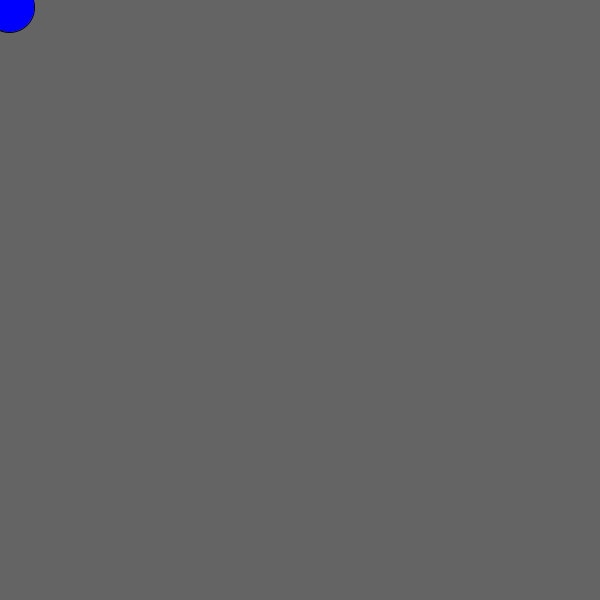
Frame 1 (no input)
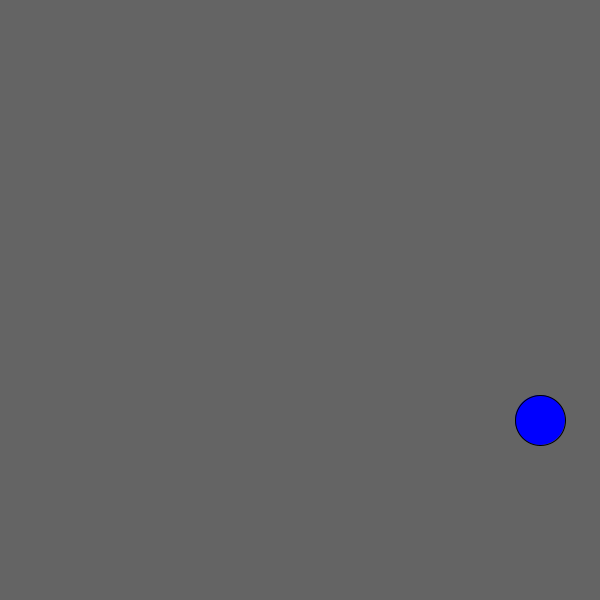
Frame 60 (the mouse pressed at the canvas centre just before this capture)
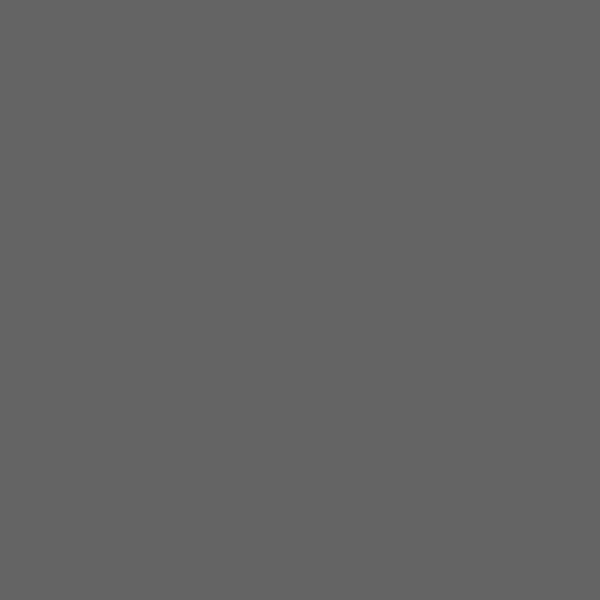
Frame 120 (the mouse held since frame 60 and released just before this capture)

The Processing sketch that drew these frames (run headless with seeded random() and noise(); from frame 60 on, the mouse is pressed at the canvas centre):

// Processing sketch: Class
// ── Class.pde
class Ball
{
  PVector pos;
  int size;
  PVector spd = new PVector(0, 0);
  int nombreAleatoirex = 1 + (int)(Math.random() * ((20 - 1) + 1));
  int nombreAleatoirey = 1 + (int)(Math.random() * ((20 - 1) + 1));
  int sens = 1;
  int sensx = 1;
  
  Ball(int _size)
  {
    pos = new PVector(width/2, height/2);
    size = _size;
  }
  
  void display()
  {
    ellipse(pos.x, pos.y, size, size);
  }
  
  void movement()
  {
    spd.x = spd.x + nombreAleatoirex;
    spd.y = spd.y + nombreAleatoirey;
    
    
    ellipse(spd.x, spd.y, size, size);
    
  }
  
  void stayln()
  {
    if(sens == 1)
{
if(spd.y <= height )
{
 sens = 1;
}
 else
{
sens = 0;
 pos.y = pos.y-nombreAleatoirey;}
}
else
{
  if(pos.y == 0)
{
 sens = 1;
 pos.y = pos.y+nombreAleatoirey;}
 else
 {
 sens = 0;
 pos.y = pos.y-nombreAleatoirey;}
}

if(sensx == 1)
{
if(pos.x <= width)
{
 sensx = 1;
 pos.x = pos.x+nombreAleatoirex;}
 else
 {
 sensx = 0;
 pos.x = pos.x-nombreAleatoirex;}
}
else
{
  if(pos.x == 0)
{
 sensx = 1;
 pos.x = pos.x+nombreAleatoirex;}
 else
 {
 sensx = 0;
 pos.x = pos.x-nombreAleatoirex;}
}
    
  }
  
}

Ball ball = new Ball(50);


void setup()
{
  size(600, 600);
  background(100);
  ball.display();
}

void draw()
{
  background(100);
  fill(0, 0, 255);
  ball.movement();
}
